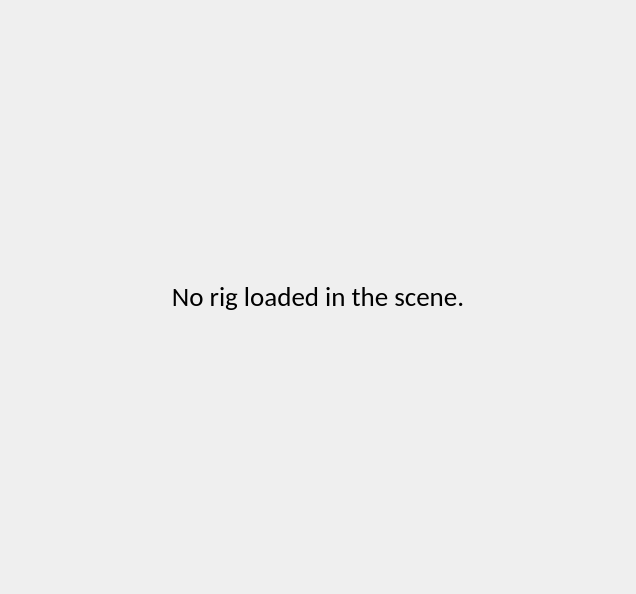
<?xml version="1.0" encoding="UTF-8"?>
<ui version="4.0">
 <class>RigDisplayWidget</class>
 <widget class="QWidget" name="RigDisplayWidget">
  <property name="geometry">
   <rect>
    <x>0</x>
    <y>0</y>
    <width>636</width>
    <height>594</height>
   </rect>
  </property>
  <property name="windowTitle">
   <string>Form</string>
  </property>
  <layout class="QVBoxLayout" name="mainLayout">
   <item>
    <widget class="QStackedWidget" name="stackedWidget">
     <property name="currentIndex">
      <number>0</number>
     </property>
     <widget class="QWidget" name="no_rig_page">
      <layout class="QVBoxLayout" name="verticalLayout_2">
       <item>
        <widget class="QLabel" name="no_rig_label">
         <property name="font">
          <font>
           <family>Calibri</family>
           <pointsize>20</pointsize>
          </font>
         </property>
         <property name="text">
          <string>No rig loaded in the scene.</string>
         </property>
         <property name="alignment">
          <set>Qt::AlignCenter</set>
         </property>
        </widget>
       </item>
      </layout>
     </widget>
     <widget class="QWidget" name="rig_display_page">
      <layout class="QVBoxLayout" name="verticalLayout">
       <item>
        <widget class="RigPickerWidget" name="rigDisplay" native="true">
         <property name="sizePolicy">
          <sizepolicy hsizetype="Preferred" vsizetype="Preferred">
           <horstretch>0</horstretch>
           <verstretch>0</verstretch>
          </sizepolicy>
         </property>
         <property name="minimumSize">
          <size>
           <width>64</width>
           <height>64</height>
          </size>
         </property>
        </widget>
       </item>
       <item>
        <widget class="HorizontalButtonBarWidget" name="selectionGroup" native="true">
         <property name="sizePolicy">
          <sizepolicy hsizetype="MinimumExpanding" vsizetype="Fixed">
           <horstretch>0</horstretch>
           <verstretch>0</verstretch>
          </sizepolicy>
         </property>
         <property name="minimumSize">
          <size>
           <width>50</width>
           <height>50</height>
          </size>
         </property>
        </widget>
       </item>
      </layout>
     </widget>
    </widget>
   </item>
  </layout>
 </widget>
 <customwidgets>
  <customwidget>
   <class>HorizontalButtonBarWidget</class>
   <extends>QWidget</extends>
   <header location="global">pickme/widgets/horizontal_button_bar_widget.h</header>
   <container>1</container>
  </customwidget>
  <customwidget>
   <class>RigPickerWidget</class>
   <extends>QWidget</extends>
   <header location="global">pickme/widgets/rig_picker_widget.h</header>
   <container>1</container>
  </customwidget>
 </customwidgets>
 <resources/>
 <connections/>
</ui>
